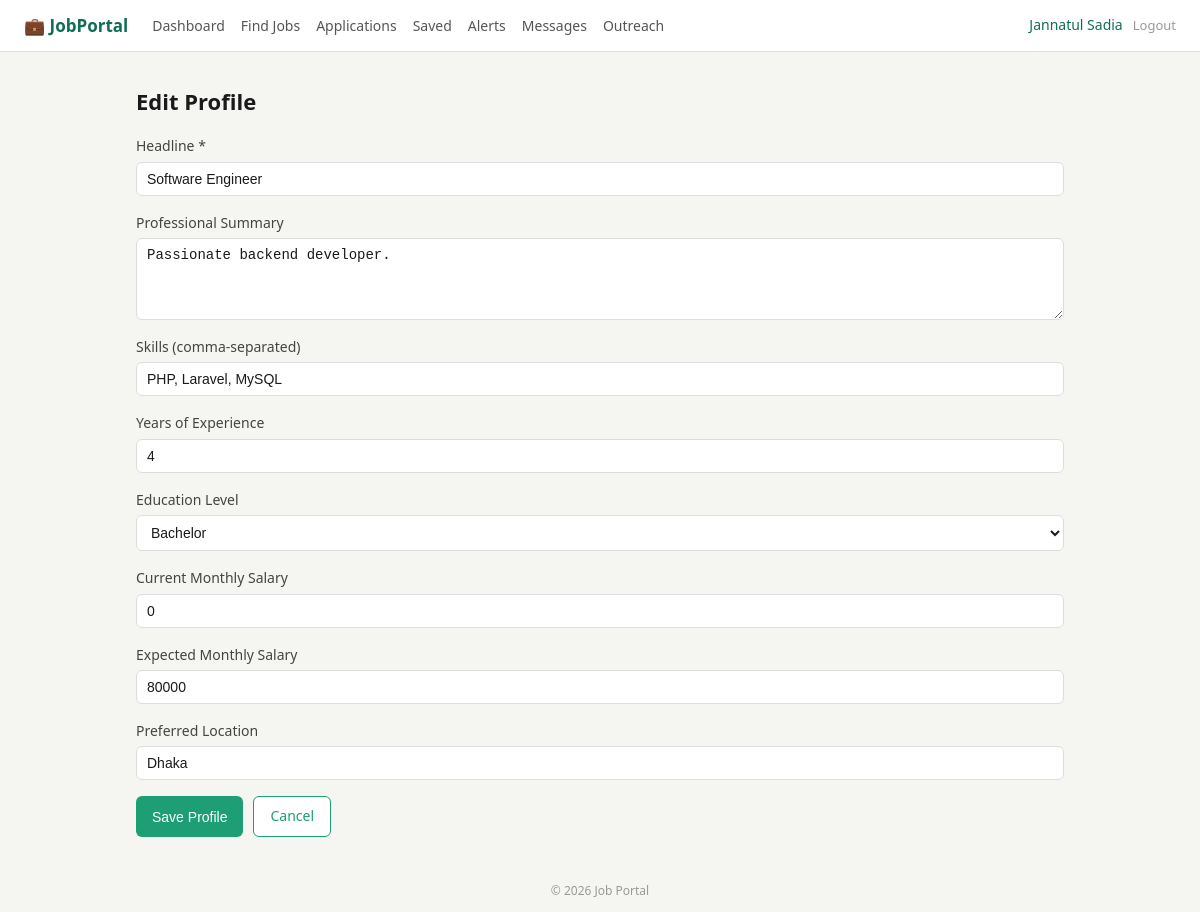
/seeker/index.php?action=editProfile (signed in), run on the app's committed database.
### tables this page shows
CREATE TABLE `seeker_profiles` (
  `id` int(11) NOT NULL,
  `user_id` int(11) NOT NULL,
  `headline` varchar(255) DEFAULT NULL,
  `summary` text DEFAULT NULL,
  `skills` text DEFAULT NULL,
  `years_experience` int(11) DEFAULT NULL,
  `education_level` varchar(100) DEFAULT NULL,
  `current_salary` decimal(10,2) DEFAULT NULL,
  `expected_salary` decimal(10,2) DEFAULT NULL,
  `preferred_location` varchar(100) DEFAULT NULL,
  `resume_path` varchar(255) DEFAULT NULL
);

### seeker/controllers/SeekerController.php (called while the page is built, shortened)
<?php
require_once __DIR__ . '/../models/SeekerModel.php';
class SeekerController {
    private SeekerModel $model;
    public function __construct() {
        $this->model = new SeekerModel();
    }
    public function dispatch(string $action): void {
        match($action) {
            'register'        => $this->showRegister(),
            'doRegister'      => $this->doRegister(),
            'login'           => $this->showLogin(),
            'doLogin'         => $this->doLogin(),
            'logout'          => $this->doLogout(),
            'dashboard'       => $this->showDashboard(),
            'profile'         => $this->showProfile(),
            'editProfile'     => $this->showEditProfile(),
            'saveProfile'     => $this->saveProfile(),
            'uploadResume'    => $this->uploadResume(),
            'uploadPic'       => $this->uploadPic(),
            'jobs'            => $this->showJobs(),
            'jobDetail'       => $this->showJobDetail(),
            'applyJob'        => $this->applyJob(),
            'withdraw'        => $this->withdrawApplication(),
            'applications'    => $this->showApplications(),
            'saveJob'         => $this->toggleSaveJob(),
            'savedJobs'       => $this->showSavedJobs(),
            'alerts'          => $this->showAlerts(),
            'createAlert'     => $this->createAlert(),
            'deleteAlert'     => $this->deleteAlert(),
            'messages'        => $this->showMessages(),
            'sendMessage'     => $this->sendMessage(),
            'outreach'        => $this->showOutreach(),
            'respondOutreach' => $this->respondOutreach(),
            'complaint'       => $this->showComplaintForm(),
            'submitComplaint' => $this->submitComplaint(),
            default           => $this->notFound(),
        };
    }
    private function userId(): int {
        return (int)$_SESSION['user_id'];
    }
    private function showEditProfile(): void {
        $user    = $this->model->getUserById($this->userId());
        $profile = $this->model->getSeekerProfile($this->userId());
        $this->render('seeker/edit_profile', ['user' => $user, 'profile' => $profile, 'error' => null]);
    }
    private function render(string $view, array $data = []): void {
        extract($data);
        require __DIR__ . '/../views/' . $view . '.php';
    }
}

### seeker/index.php (called while the page is built)
<?php
require_once __DIR__ . '/controllers/SeekerController.php';
$action = trim($_GET['action'] ?? 'login');
$controller = new SeekerController();
$controller->dispatch($action);

### seeker/models/SeekerModel.php (called while the page is built, shortened)
<?php
class SeekerModel {
    public function getSeekerProfile(int $userId): array|null {
        $db = getDB();
        $stmt = $db->prepare("SELECT * FROM seeker_profiles WHERE user_id = ? ORDER BY id DESC LIMIT 1");
        $stmt->bind_param('i', $userId);
        $stmt->execute();
        $result = $stmt->get_result();
        return $result->fetch_assoc() ?: null;
    }
}

### seeker/views/seeker/edit_profile.php (the view, shortened to what this page needs)
<?php
require __DIR__ . '/../layouts/header.php';
?>
<div class="container">
    <h1>Edit Profile</h1>
    <form method="post" action="/job_portal/seeker/index.php?action=saveProfile" class="profile-form">
        <label>Headline *
            <input type="text" name="headline" required
                   value="<?= htmlspecialchars($profile['headline'] ?? '') ?>"
                   placeholder="e.g. Full Stack Developer · PHP & React">
        </label>
        <label>Professional Summary
            <textarea name="summary" rows="4"><?= htmlspecialchars($profile['summary'] ?? '') ?></textarea>
        </label>
        <label>Skills (comma-separated)
            <input type="text" name="skills"
                   value="<?= htmlspecialchars($profile['skills'] ?? '') ?>"
                   placeholder="PHP, MySQL, React, Laravel">
        </label>
        <label>Years of Experience
            <input type="number" name="years_experience" min="0" max="50"
                   value="<?= (int)($profile['years_experience'] ?? 0) ?>">
        </label>
        <label>Education Level
            <select name="education_level">
                <?php foreach (['SSC','HSC','Diploma','Bachelor','Master','PhD','Other'] as $lv): ?>
                    <option value="<?= $lv ?>" <?= ($profile['education_level']??'') === $lv ? 'selected':'' ?>><?= $lv ?></option>
                <?php endforeach; ?>
            </select>
        </label>
        <label>Current Monthly Salary
            <input type="number" name="current_salary" min="0" step="500"
                   value="<?= (float)($profile['current_salary'] ?? 0) ?>">
        </label>
        <label>Expected Monthly Salary
            <input type="number" name="expected_salary" min="0" step="500"
                   value="<?= (float)($profile['expected_salary'] ?? 0) ?>">
        </label>
        <label>Preferred Location
            <input type="text" name="preferred_location"
                   value="<?= htmlspecialchars($profile['preferred_location'] ?? '') ?>"
                   placeholder="Dhaka / Remote">
        </label>
        <div class="form-actions">
            <button type="submit" class="btn">Save Profile</button>
            <a href="/job_portal/seeker/index.php?action=profile" class="btn-outline">Cancel</a>
        </div>
    </form>
</div>
<?php require __DIR__ . '/../layouts/footer.php'; ?>

### seeker/assets/css/style.css (style rules this page uses)
*, *::before, *::after { box-sizing: border-box; margin: 0; padding: 0; }
body { font-family: 'Segoe UI', Tahoma, Geneva, Verdana, sans-serif; font-size: 15px; background: #f5f5f2; color: #1a1a1a; line-height: 1.6; }
a { color: #0f6e56; text-decoration: none; }
h1 { font-size: 22px; font-weight: 600; margin-bottom: 1rem; }
.container { max-width: 960px; margin: 2rem auto; padding: 0 1rem; }
.btn { display: inline-block; padding: 8px 16px; background: #1d9e75; color: #fff; border: none; border-radius: 6px; font-size: 14px; cursor: pointer; transition: background 0.15s; }
.btn-outline { display: inline-block; padding: 8px 16px; border: 1px solid #1d9e75; color: #1d9e75; border-radius: 6px; font-size: 14px; cursor: pointer; background: #fff; }
.profile-form label, .auth-container label { display: block; font-size: 14px; font-weight: 500; margin-bottom: 1rem; color: #444; }
.profile-form input, .profile-form select, .profile-form textarea, .auth-container input { display: block; width: 100%; margin-top: 4px; padding: 8px 10px; border: 1px solid #ddd; border-radius: 6px; font-size: 14px; background: #fff; color: #1a1a1a; }
.form-actions { display: flex; gap: 10px; margin-top: 0.5rem; }

### data on the page
seeker_profiles: headline "Software Engineer", summary "Passionate backend developer.", skills "PHP, Laravel, MySQL", years_experience "4", education_level "Bachelor", current_salary "0", expected_salary "80000", preferred_location "Dhaka"

### other printed values
$_SESSION['name'] "Jannatul Sadia"
